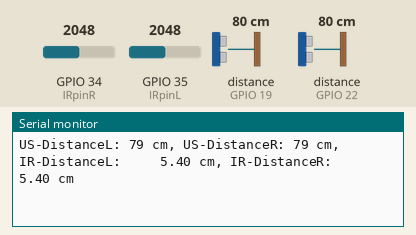
Simulated run of this sketch. Board: ESP32. Parts: the last lines printed to the serial monitor. Wiring (inferred from the names in the program): 2 × ultrasonic range finder: trigger GPIO 21, echo GPIO 19 / trigger GPIO 23, echo GPIO 22. The inputs (shaded band) are chosen by the test bench; at power-on: GPIO 34 (IRpinR) = 2048, GPIO 35 (IRpinL) = 2048, distance to the obstacle (sensors on GPIO 19, GPIO 22) 80 cm. The echo pulse lasts 58.3 µs per cm.

Above: at 7.2 s.
7.3 s: GPIO 34 (IRpinR) set to 1201
At 8.2 s:
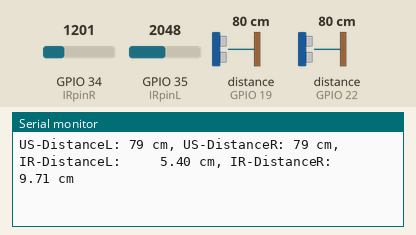
10.3 s: GPIO 34 (IRpinR) set to 1105
At 10.9 s:
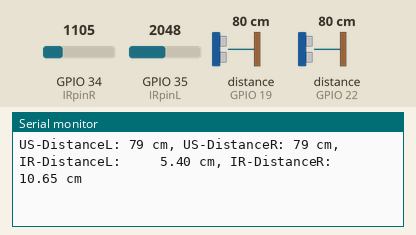
12.2 s: GPIO 35 (IRpinL) set to 1217
At 12.9 s:
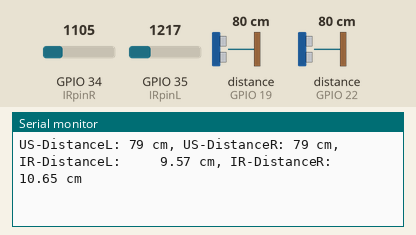
13.7 s: GPIO 35 (IRpinL) set to 1129
At 14.7 s:
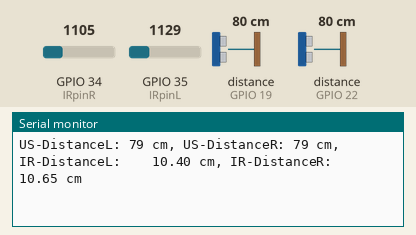

Measured:
- the behaviour switches between 1171 and 1170 on GPIO 34 (IRpinR) (found by bisection; images 1 and 2)
- the behaviour switches between 1171 and 1170 on GPIO 35 (IRpinL) (found by bisection; images 3 and 4)
- after the input at 7.3 s, the serial monitor: prints a new line at once (image 1)
- after the input at 10.3 s, the serial monitor: prints a new line at once (image 2)
- after the input at 12.2 s, the serial monitor: prints a new line at once (image 3)
- after the input at 13.7 s, the serial monitor: prints a new line at once (image 4)

The sketch:

esp32-IR-GP2Y0A21YK0F-US-HC-SR04.ino
```cpp
// ---------------------------------------------------------------- //
// Arduino IR Sensor SHARP SNS-GP2Y0A21YK0F + Ultrasoninc Sensor HC-SR04
// ---------------------------------------------------------------- //

#define IRpinL 35   // analog pin for reading the IR sensor - through resistive divider 10k/22k: 5V -> 3.3V
#define IRpinR 34   // analog pin for reading the IR sensor - through resistive divider 10k/22k: 5V -> 3.3V
#define echoPinL 22 // attach pin D2 Arduino to pin Echo of HC-SR04
#define trigPinL 23 // attach pin D3 Arduino to pin Trig of HC-SR04
#define echoPinR 19 // attach pin D2 Arduino to pin Echo of HC-SR04
#define trigPinR 21 // attach pin D3 Arduino to pin Trig of HC-SR04

// defines variables
long durationL; // variable for the duration of sound wave travel - left
int usDistanceL; // variable for the distance measurement - left
long durationR; // variable for the duration of sound wave travel - right
int usDistanceR; // variable for the distance measurement - right


void setup() {
  pinMode(trigPinL, OUTPUT); // Sets the trigPin as an OUTPUT
  pinMode(echoPinL, INPUT); // Sets the echoPin as an INPUT
  pinMode(trigPinR, OUTPUT); // Sets the trigPin as an OUTPUT
  pinMode(echoPinR, INPUT); // Sets the echoPin as an INPUT
  Serial.begin(115200); // // Serial Communication is starting with 9600 of baudrate speed
  Serial.println("IR Sensor SHARP SNS-GP2Y0A21YK0F and Ultrasonic Sensor HC-SR04 Test"); // print some text in Serial Monitor
  Serial.println("with ESP3-WROOWER");
}
void loop() {
  // reads the IR distance sensors
  float voltsL = analogRead(IRpinL) * 0.0048828125 * 0.96; // value from sensor * (3.3/1024) * 3.3/5 * (10 + 22)/22
  float voltsR = analogRead(IRpinR) * 0.0048828125 * 0.96; // value from sensor * (3.3/1024) * 3.3/5 * (10 + 22)/22
  float irDistanceL = 65 * pow(voltsL, -1.10);      // worked out from graph 65
  float irDistanceR = 65 * pow(voltsR, -1.10);      // worked out from graph 65

  // Clears the trigPin condition
  digitalWrite(trigPinL, LOW);
  digitalWrite(trigPinR, LOW);
  delayMicroseconds(2);

  // Sets the trigPinL HIGH (ACTIVE) for 10 microseconds
  digitalWrite(trigPinL, HIGH);
  delayMicroseconds(10);
  digitalWrite(trigPinL, LOW);
  // Reads the echoPinL, returns the sound wave travel time in microseconds
  durationL = pulseIn(echoPinL, HIGH);

  // Sets the trigPinR HIGH (ACTIVE) for 10 microseconds
  digitalWrite(trigPinR, HIGH);
  delayMicroseconds(10);
  digitalWrite(trigPinR, LOW);
  // Reads the echoPin, returns the sound wave travel time in microseconds
  durationR = pulseIn(echoPinR, HIGH);

  // Calculating the distance
  usDistanceL = durationL * 0.034 / 2; // Speed of sound wave divided by 2 (go and back)
  usDistanceR = durationR * 0.034 / 2; // Speed of sound wave divided by 2 (go and back)
  // Displays the distance on the Serial Monitor
  //  Serial.printf("IR-DistanceL: %f cm, IR-DistanceR: %f cm\n", irDistanceL, irDistanceR);
  Serial.printf("US-DistanceL: %d cm, US-DistanceR: %d cm, IR-DistanceL: %8.2f cm, IR-DistanceR: %8.2f cm\n",
    usDistanceL, usDistanceR, irDistanceL, irDistanceR);
}
```
